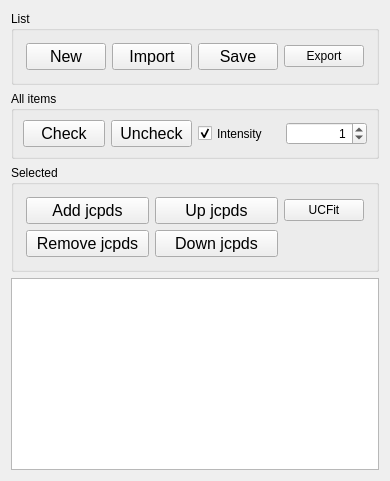
      <widget class="QWidget" name="tabJCPDSList">
       <attribute name="title">
        <string>JCPDS</string>
       </attribute>
       <layout class="QVBoxLayout" name="verticalLayout_4">
        <item>
         <widget class="QGroupBox" name="groupBox_9">
          <property name="sizePolicy">
           <sizepolicy hsizetype="Preferred" vsizetype="Fixed">
            <horstretch>0</horstretch>
            <verstretch>0</verstretch>
           </sizepolicy>
          </property>
          <property name="title">
           <string>List</string>
          </property>
          <property name="flat">
           <bool>true</bool>
          </property>
          <layout class="QHBoxLayout" name="horizontalLayout_17">
           <property name="leftMargin">
            <number>12</number>
           </property>
           <property name="topMargin">
            <number>12</number>
           </property>
           <property name="rightMargin">
            <number>12</number>
           </property>
           <property name="bottomMargin">
            <number>12</number>
           </property>
           <item>
            <widget class="QPushButton" name="pushButton_NewJlist">
             <property name="sizePolicy">
              <sizepolicy hsizetype="Minimum" vsizetype="Fixed">
               <horstretch>0</horstretch>
               <verstretch>0</verstretch>
              </sizepolicy>
             </property>
             <property name="font">
              <font>
               <family>Helvetica</family>
               <pointsize>12</pointsize>
               <weight>50</weight>
               <italic>false</italic>
               <bold>false</bold>
              </font>
             </property>
             <property name="text">
              <string>New</string>
             </property>
            </widget>
           </item>
           <item>
            <widget class="QPushButton" name="pushButton_LoadJlist">
             <property name="sizePolicy">
              <sizepolicy hsizetype="Minimum" vsizetype="Fixed">
               <horstretch>0</horstretch>
               <verstretch>0</verstretch>
              </sizepolicy>
             </property>
             <property name="font">
              <font>
               <family>Helvetica</family>
               <pointsize>12</pointsize>
               <weight>50</weight>
               <italic>false</italic>
               <bold>false</bold>
              </font>
             </property>
             <property name="text">
              <string>Import</string>
             </property>
            </widget>
           </item>
           <item>
            <widget class="QPushButton" name="pushButton_SaveJlist">
             <property name="sizePolicy">
              <sizepolicy hsizetype="Minimum" vsizetype="Fixed">
               <horstretch>0</horstretch>
               <verstretch>0</verstretch>
              </sizepolicy>
             </property>
             <property name="font">
              <font>
               <family>Helvetica</family>
               <pointsize>12</pointsize>
               <weight>50</weight>
               <italic>false</italic>
               <bold>false</bold>
              </font>
             </property>
             <property name="text">
              <string>Save</string>
             </property>
            </widget>
           </item>
           <item>
            <widget class="QPushButton" name="pushButton_ExportXLS">
             <property name="text">
              <string>Export</string>
             </property>
            </widget>
           </item>
          </layout>
         </widget>
        </item>
        <item>
         <widget class="QGroupBox" name="groupBox_7">
          <property name="sizePolicy">
           <sizepolicy hsizetype="Preferred" vsizetype="Fixed">
            <horstretch>0</horstretch>
            <verstretch>0</verstretch>
           </sizepolicy>
          </property>
          <property name="title">
           <string>All items</string>
          </property>
          <property name="flat">
           <bool>true</bool>
          </property>
          <layout class="QGridLayout" name="gridLayout">
           <item row="1" column="1">
            <widget class="QPushButton" name="pushButton_UncheckAllJCPDS">
             <property name="sizePolicy">
              <sizepolicy hsizetype="Preferred" vsizetype="Fixed">
               <horstretch>0</horstretch>
               <verstretch>0</verstretch>
              </sizepolicy>
             </property>
             <property name="font">
              <font>
               <family>Helvetica</family>
               <pointsize>12</pointsize>
               <weight>50</weight>
               <italic>false</italic>
               <bold>false</bold>
              </font>
             </property>
             <property name="text">
              <string>Uncheck</string>
             </property>
            </widget>
           </item>
           <item row="1" column="0">
            <widget class="QPushButton" name="pushButton_CheckAllJCPDS">
             <property name="sizePolicy">
              <sizepolicy hsizetype="Preferred" vsizetype="Fixed">
               <horstretch>0</horstretch>
               <verstretch>0</verstretch>
              </sizepolicy>
             </property>
             <property name="font">
              <font>
               <family>Helvetica</family>
               <pointsize>12</pointsize>
               <weight>50</weight>
               <italic>false</italic>
               <bold>false</bold>
              </font>
             </property>
             <property name="text">
              <string>Check</string>
             </property>
            </widget>
           </item>
           <item row="1" column="2">
            <widget class="QCheckBox" name="checkBox_Intensity">
             <property name="sizePolicy">
              <sizepolicy hsizetype="Preferred" vsizetype="Minimum">
               <horstretch>0</horstretch>
               <verstretch>0</verstretch>
              </sizepolicy>
             </property>
             <property name="text">
              <string>Intensity</string>
             </property>
             <property name="checked">
              <bool>true</bool>
             </property>
            </widget>
           </item>
           <item row="1" column="3">
            <widget class="QSpinBox" name="spinBox_LowestJCPDSInt">
             <property name="sizePolicy">
              <sizepolicy hsizetype="Preferred" vsizetype="Fixed">
               <horstretch>0</horstretch>
               <verstretch>0</verstretch>
              </sizepolicy>
             </property>
             <property name="focusPolicy">
              <enum>Qt::StrongFocus</enum>
             </property>
             <property name="alignment">
              <set>Qt::AlignRight|Qt::AlignTrailing|Qt::AlignVCenter</set>
             </property>
             <property name="value">
              <number>1</number>
             </property>
            </widget>
           </item>
          </layout>
         </widget>
        </item>
        <item>
         <widget class="QGroupBox" name="groupBox_8">
          <property name="sizePolicy">
           <sizepolicy hsizetype="Preferred" vsizetype="Fixed">
            <horstretch>0</horstretch>
            <verstretch>0</verstretch>
           </sizepolicy>
          </property>
          <property name="title">
           <string>Selected</string>
          </property>
          <property name="flat">
           <bool>true</bool>
          </property>
          <layout class="QGridLayout" name="gridLayout_3">
           <property name="leftMargin">
            <number>12</number>
           </property>
           <property name="topMargin">
            <number>12</number>
           </property>
           <property name="rightMargin">
            <number>12</number>
           </property>
           <property name="bottomMargin">
            <number>12</number>
           </property>
           <item row="2" column="2">
            <widget class="QPushButton" name="pushButton_ExportToUCFit">
             <property name="sizePolicy">
              <sizepolicy hsizetype="Preferred" vsizetype="Fixed">
               <horstretch>0</horstretch>
               <verstretch>0</verstretch>
              </sizepolicy>
             </property>
             <property name="minimumSize">
              <size>
               <width>70</width>
               <height>0</height>
              </size>
             </property>
             <property name="maximumSize">
              <size>
               <width>16777215</width>
               <height>16777215</height>
              </size>
             </property>
             <property name="text">
              <string>UCFit</string>
             </property>
            </widget>
           </item>
           <item row="2" column="1">
            <widget class="QPushButton" name="pushButton_MoveUp">
             <property name="sizePolicy">
              <sizepolicy hsizetype="Preferred" vsizetype="Fixed">
               <horstretch>0</horstretch>
               <verstretch>0</verstretch>
              </sizepolicy>
             </property>
             <property name="minimumSize">
              <size>
               <width>70</width>
               <height>0</height>
              </size>
             </property>
             <property name="maximumSize">
              <size>
               <width>16777215</width>
               <height>16777215</height>
              </size>
             </property>
             <property name="font">
              <font>
               <family>Helvetica</family>
               <pointsize>12</pointsize>
               <weight>50</weight>
               <italic>false</italic>
               <bold>false</bold>
              </font>
             </property>
             <property name="text">
              <string>Up jcpds</string>
             </property>
            </widget>
           </item>
           <item row="3" column="0">
            <widget class="QPushButton" name="pushButton_RemoveJCPDS">
             <property name="sizePolicy">
              <sizepolicy hsizetype="Preferred" vsizetype="Fixed">
               <horstretch>70</horstretch>
               <verstretch>0</verstretch>
              </sizepolicy>
             </property>
             <property name="minimumSize">
              <size>
               <width>80</width>
               <height>0</height>
              </size>
             </property>
             <property name="maximumSize">
              <size>
               <width>16777215</width>
               <height>16777215</height>
              </size>
             </property>
             <property name="font">
              <font>
               <family>Helvetica</family>
               <pointsize>12</pointsize>
               <weight>50</weight>
               <italic>false</italic>
               <bold>false</bold>
              </font>
             </property>
             <property name="text">
              <string>Remove jcpds</string>
             </property>
            </widget>
           </item>
           <item row="3" column="1">
            <widget class="QPushButton" name="pushButton_MoveDown">
             <property name="sizePolicy">
              <sizepolicy hsizetype="Preferred" vsizetype="Fixed">
               <horstretch>70</horstretch>
               <verstretch>0</verstretch>
              </sizepolicy>
             </property>
             <property name="minimumSize">
              <size>
               <width>80</width>
               <height>0</height>
              </size>
             </property>
             <property name="maximumSize">
              <size>
               <width>16777215</width>
               <height>16777215</height>
              </size>
             </property>
             <property name="font">
              <font>
               <family>Helvetica</family>
               <pointsize>12</pointsize>
               <weight>50</weight>
               <italic>false</italic>
               <bold>false</bold>
              </font>
             </property>
             <property name="text">
              <string>Down jcpds</string>
             </property>
            </widget>
           </item>
           <item row="2" column="0">
            <widget class="QPushButton" name="pushButton_AddToJlist">
             <property name="sizePolicy">
              <sizepolicy hsizetype="Preferred" vsizetype="Fixed">
               <horstretch>0</horstretch>
               <verstretch>0</verstretch>
              </sizepolicy>
             </property>
             <property name="minimumSize">
              <size>
               <width>70</width>
               <height>0</height>
              </size>
             </property>
             <property name="maximumSize">
              <size>
               <width>16777215</width>
               <height>16777215</height>
              </size>
             </property>
             <property name="font">
              <font>
               <family>Helvetica</family>
               <pointsize>12</pointsize>
               <weight>50</weight>
               <italic>false</italic>
               <bold>false</bold>
              </font>
             </property>
             <property name="text">
              <string>Add jcpds</string>
             </property>
            </widget>
           </item>
          </layout>
         </widget>
        </item>
        <item>
         <widget class="QTableWidget" name="tableWidget_JCPDS">
          <property name="sizePolicy">
           <sizepolicy hsizetype="Expanding" vsizetype="Expanding">
            <horstretch>1</horstretch>
            <verstretch>0</verstretch>
           </sizepolicy>
          </property>
          <property name="font">
           <font>
            <family>Helvetica</family>
            <pointsize>12</pointsize>
            <weight>50</weight>
            <italic>false</italic>
            <bold>false</bold>
           </font>
          </property>
          <property name="focusPolicy">
           <enum>Qt::StrongFocus</enum>
          </property>
          <property name="wordWrap">
           <bool>false</bool>
          </property>
          <property name="columnCount">
           <number>0</number>
          </property>
          <attribute name="horizontalHeaderVisible">
           <bool>false</bool>
          </attribute>
          <attribute name="horizontalHeaderCascadingSectionResizes">
           <bool>true</bool>
          </attribute>
          <attribute name="verticalHeaderVisible">
           <bool>false</bool>
          </attribute>
          <attribute name="verticalHeaderCascadingSectionResizes">
           <bool>true</bool>
          </attribute>
         </widget>
        </item>
       </layout>
      </widget>
